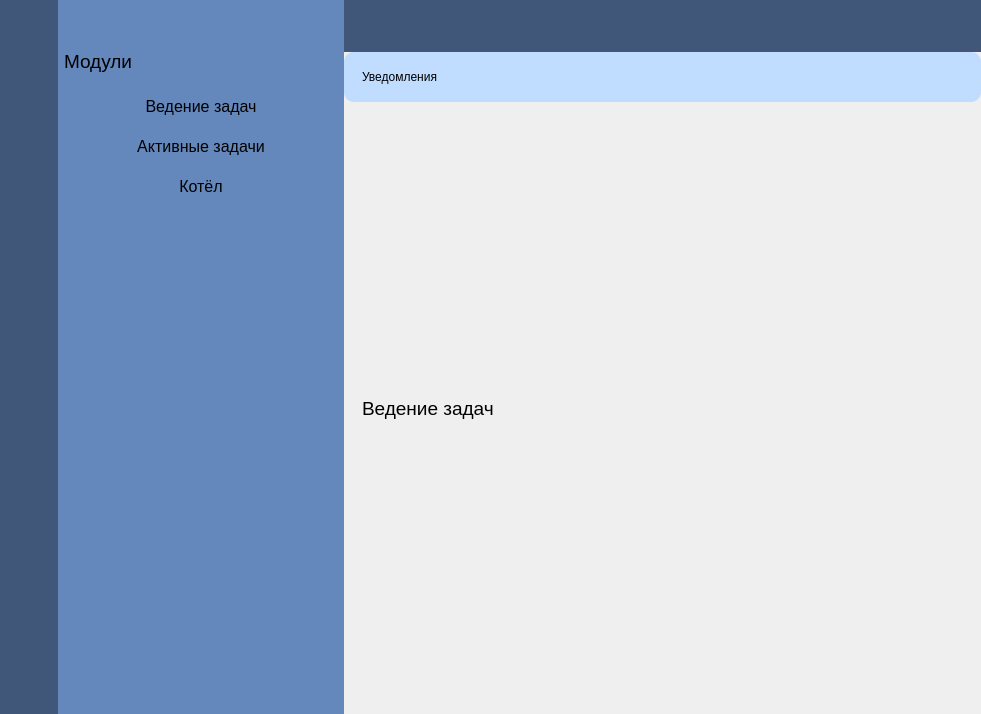
<?xml version="1.0" encoding="UTF-8"?>
<ui version="4.0">
 <class>MainWindow</class>
 <widget class="QMainWindow" name="MainWindow">
  <property name="geometry">
   <rect>
    <x>0</x>
    <y>0</y>
    <width>981</width>
    <height>714</height>
   </rect>
  </property>
  <property name="windowTitle">
   <string>Task Manager</string>
  </property>
  <property name="windowIcon">
   <iconset>
    <normaloff>:/icons/src/icons/ico/light/paw.ico</normaloff>:/icons/src/icons/ico/light/paw.ico</iconset>
  </property>
  <property name="styleSheet">
   <string notr="true">*{
	border:none;
	background-color:transparent;
	background: none;
	padding: 0;
	margin:0;
}
#leftMenuSubContainer{
	background-color:rgb(65, 87, 122)
}
#leftMenu{
	background-color: rgb(100, 135, 188)
}
#headerContainer{
	background-color: rgb(65, 87, 122);
}
#notificationContent{
	background-color: rgb(192, 220, 255);
	border-radius:10px;
	
}
QPushButton{
	padding: 2px 5px;
}
QPushButton:hover{
	background-color: rgb(235, 235, 235);
}
QToolTip { 
	background-color: white; 
	color: black; 
	border: black solid 1px
}</string>
  </property>
  <widget class="QWidget" name="centralwidget">
   <layout class="QHBoxLayout" name="horizontalLayout">
    <property name="spacing">
     <number>0</number>
    </property>
    <property name="leftMargin">
     <number>0</number>
    </property>
    <property name="topMargin">
     <number>0</number>
    </property>
    <property name="rightMargin">
     <number>0</number>
    </property>
    <property name="bottomMargin">
     <number>0</number>
    </property>
    <item alignment="Qt::AlignLeft">
     <widget class="QWidget" name="leftMenuContainer" native="true">
      <layout class="QHBoxLayout" name="horizontalLayout_2">
       <property name="spacing">
        <number>0</number>
       </property>
       <property name="leftMargin">
        <number>0</number>
       </property>
       <property name="topMargin">
        <number>0</number>
       </property>
       <property name="rightMargin">
        <number>0</number>
       </property>
       <property name="bottomMargin">
        <number>0</number>
       </property>
       <item alignment="Qt::AlignLeft">
        <widget class="QWidget" name="leftMenuSubContainer" native="true">
         <layout class="QVBoxLayout" name="verticalLayout">
          <property name="spacing">
           <number>0</number>
          </property>
          <property name="leftMargin">
           <number>0</number>
          </property>
          <property name="topMargin">
           <number>0</number>
          </property>
          <property name="rightMargin">
           <number>0</number>
          </property>
          <property name="bottomMargin">
           <number>0</number>
          </property>
          <item alignment="Qt::AlignTop">
           <widget class="QFrame" name="frame">
            <property name="frameShape">
             <enum>QFrame::StyledPanel</enum>
            </property>
            <property name="frameShadow">
             <enum>QFrame::Raised</enum>
            </property>
            <layout class="QVBoxLayout" name="verticalLayout_2">
             <property name="spacing">
              <number>0</number>
             </property>
             <property name="leftMargin">
              <number>6</number>
             </property>
             <property name="topMargin">
              <number>6</number>
             </property>
             <property name="rightMargin">
              <number>6</number>
             </property>
             <property name="bottomMargin">
              <number>6</number>
             </property>
             <item>
              <widget class="QPushButton" name="menuBtn">
               <property name="minimumSize">
                <size>
                 <width>40</width>
                 <height>40</height>
                </size>
               </property>
               <property name="maximumSize">
                <size>
                 <width>40</width>
                 <height>40</height>
                </size>
               </property>
               <property name="toolTip">
                <string>Список модулей</string>
               </property>
               <property name="text">
                <string/>
               </property>
               <property name="icon">
                <iconset resource="../resources.qrc">
                 <normaloff>:/icons/src/icons/png/light/menu.png</normaloff>:/icons/src/icons/png/light/menu.png</iconset>
               </property>
               <property name="iconSize">
                <size>
                 <width>24</width>
                 <height>24</height>
                </size>
               </property>
              </widget>
             </item>
            </layout>
           </widget>
          </item>
          <item alignment="Qt::AlignBottom">
           <widget class="QFrame" name="frame_6">
            <property name="frameShape">
             <enum>QFrame::StyledPanel</enum>
            </property>
            <property name="frameShadow">
             <enum>QFrame::Raised</enum>
            </property>
            <layout class="QVBoxLayout" name="verticalLayout_8">
             <item>
              <widget class="QPushButton" name="settingsBtn">
               <property name="minimumSize">
                <size>
                 <width>40</width>
                 <height>40</height>
                </size>
               </property>
               <property name="maximumSize">
                <size>
                 <width>40</width>
                 <height>40</height>
                </size>
               </property>
               <property name="toolTip">
                <string>Настройки</string>
               </property>
               <property name="text">
                <string/>
               </property>
               <property name="icon">
                <iconset resource="../resources.qrc">
                 <normaloff>:/icons/src/icons/png/light/gear.png</normaloff>:/icons/src/icons/png/light/gear.png</iconset>
               </property>
               <property name="iconSize">
                <size>
                 <width>24</width>
                 <height>24</height>
                </size>
               </property>
              </widget>
             </item>
             <item>
              <widget class="QPushButton" name="infoBtn">
               <property name="minimumSize">
                <size>
                 <width>40</width>
                 <height>40</height>
                </size>
               </property>
               <property name="maximumSize">
                <size>
                 <width>40</width>
                 <height>40</height>
                </size>
               </property>
               <property name="toolTip">
                <string>Информация о программе</string>
               </property>
               <property name="text">
                <string/>
               </property>
               <property name="icon">
                <iconset resource="../resources.qrc">
                 <normaloff>:/icons/src/icons/png/light/info.png</normaloff>:/icons/src/icons/png/light/info.png</iconset>
               </property>
               <property name="iconSize">
                <size>
                 <width>24</width>
                 <height>24</height>
                </size>
               </property>
              </widget>
             </item>
            </layout>
           </widget>
          </item>
         </layout>
        </widget>
       </item>
       <item>
        <widget class="QWidget" name="leftMenu" native="true">
         <layout class="QVBoxLayout" name="verticalLayout_3" stretch="0">
          <property name="spacing">
           <number>6</number>
          </property>
          <property name="leftMargin">
           <number>6</number>
          </property>
          <property name="topMargin">
           <number>6</number>
          </property>
          <property name="rightMargin">
           <number>6</number>
          </property>
          <property name="bottomMargin">
           <number>6</number>
          </property>
          <item>
           <widget class="QFrame" name="frame_2">
            <property name="frameShape">
             <enum>QFrame::StyledPanel</enum>
            </property>
            <property name="frameShadow">
             <enum>QFrame::Raised</enum>
            </property>
            <layout class="QVBoxLayout" name="verticalLayout_4">
             <property name="spacing">
              <number>0</number>
             </property>
             <property name="leftMargin">
              <number>0</number>
             </property>
             <property name="topMargin">
              <number>0</number>
             </property>
             <property name="rightMargin">
              <number>0</number>
             </property>
             <property name="bottomMargin">
              <number>0</number>
             </property>
             <item alignment="Qt::AlignHCenter|Qt::AlignTop">
              <widget class="QStackedWidget" name="menuContents">
               <property name="layoutDirection">
                <enum>Qt::LeftToRight</enum>
               </property>
               <property name="currentIndex">
                <number>0</number>
               </property>
               <widget class="QWidget" name="modulesPage">
                <property name="layoutDirection">
                 <enum>Qt::LeftToRight</enum>
                </property>
                <layout class="QVBoxLayout" name="verticalLayout_10">
                 <property name="spacing">
                  <number>0</number>
                 </property>
                 <property name="leftMargin">
                  <number>0</number>
                 </property>
                 <property name="topMargin">
                  <number>0</number>
                 </property>
                 <property name="rightMargin">
                  <number>0</number>
                 </property>
                 <property name="bottomMargin">
                  <number>0</number>
                 </property>
                 <item>
                  <layout class="QVBoxLayout" name="verticalLayout_16">
                   <property name="spacing">
                    <number>10</number>
                   </property>
                   <property name="topMargin">
                    <number>0</number>
                   </property>
                   <item>
                    <widget class="QLabel" name="label">
                     <property name="maximumSize">
                      <size>
                       <width>16777215</width>
                       <height>40</height>
                      </size>
                     </property>
                     <property name="font">
                      <font>
                       <pointsize>14</pointsize>
                      </font>
                     </property>
                     <property name="text">
                      <string>Модули</string>
                     </property>
                    </widget>
                   </item>
                   <item>
                    <widget class="QPushButton" name="showTasksBtn">
                     <property name="minimumSize">
                      <size>
                       <width>0</width>
                       <height>30</height>
                      </size>
                     </property>
                     <property name="font">
                      <font>
                       <pointsize>12</pointsize>
                      </font>
                     </property>
                     <property name="text">
                      <string>Ведение задач</string>
                     </property>
                    </widget>
                   </item>
                   <item>
                    <widget class="QPushButton" name="showActiveTasksBtn">
                     <property name="minimumSize">
                      <size>
                       <width>0</width>
                       <height>30</height>
                      </size>
                     </property>
                     <property name="font">
                      <font>
                       <pointsize>12</pointsize>
                      </font>
                     </property>
                     <property name="text">
                      <string>Активные задачи</string>
                     </property>
                    </widget>
                   </item>
                   <item>
                    <widget class="QPushButton" name="showPotBtn">
                     <property name="minimumSize">
                      <size>
                       <width>0</width>
                       <height>30</height>
                      </size>
                     </property>
                     <property name="font">
                      <font>
                       <pointsize>12</pointsize>
                      </font>
                     </property>
                     <property name="text">
                      <string>Котёл</string>
                     </property>
                    </widget>
                   </item>
                  </layout>
                 </item>
                </layout>
               </widget>
               <widget class="QWidget" name="settingsPage">
                <layout class="QVBoxLayout" name="verticalLayout_14">
                 <item>
                  <widget class="QLabel" name="label_6">
                   <property name="text">
                    <string>Настройки приложения</string>
                   </property>
                  </widget>
                 </item>
                </layout>
               </widget>
               <widget class="QWidget" name="page">
                <layout class="QVBoxLayout" name="verticalLayout_15">
                 <item>
                  <widget class="QLabel" name="label_7">
                   <property name="text">
                    <string>Информация о приложении</string>
                   </property>
                  </widget>
                 </item>
                 <item>
                  <widget class="QPlainTextEdit" name="plainTextEdit">
                   <property name="enabled">
                    <bool>false</bool>
                   </property>
                   <property name="plainText">
                    <string>Версия приложения: 2023_11_16</string>
                   </property>
                  </widget>
                 </item>
                </layout>
               </widget>
              </widget>
             </item>
            </layout>
           </widget>
          </item>
         </layout>
        </widget>
       </item>
      </layout>
     </widget>
    </item>
    <item>
     <widget class="QWidget" name="mainBodyContainer" native="true">
      <property name="sizePolicy">
       <sizepolicy hsizetype="Expanding" vsizetype="Preferred">
        <horstretch>0</horstretch>
        <verstretch>0</verstretch>
       </sizepolicy>
      </property>
      <layout class="QVBoxLayout" name="verticalLayout_5">
       <property name="spacing">
        <number>0</number>
       </property>
       <property name="leftMargin">
        <number>0</number>
       </property>
       <property name="topMargin">
        <number>0</number>
       </property>
       <property name="rightMargin">
        <number>0</number>
       </property>
       <property name="bottomMargin">
        <number>0</number>
       </property>
       <item alignment="Qt::AlignTop">
        <widget class="QWidget" name="headerContainer" native="true">
         <layout class="QHBoxLayout" name="horizontalLayout_5">
          <property name="spacing">
           <number>0</number>
          </property>
          <property name="leftMargin">
           <number>0</number>
          </property>
          <property name="topMargin">
           <number>0</number>
          </property>
          <property name="rightMargin">
           <number>0</number>
          </property>
          <property name="bottomMargin">
           <number>0</number>
          </property>
          <item>
           <widget class="QFrame" name="frame_4">
            <property name="frameShape">
             <enum>QFrame::StyledPanel</enum>
            </property>
            <property name="frameShadow">
             <enum>QFrame::Raised</enum>
            </property>
            <layout class="QHBoxLayout" name="horizontalLayout_3">
             <property name="leftMargin">
              <number>6</number>
             </property>
             <property name="topMargin">
              <number>6</number>
             </property>
             <property name="rightMargin">
              <number>6</number>
             </property>
             <property name="bottomMargin">
              <number>6</number>
             </property>
             <item>
              <widget class="QPushButton" name="actionBtn">
               <property name="minimumSize">
                <size>
                 <width>40</width>
                 <height>40</height>
                </size>
               </property>
               <property name="maximumSize">
                <size>
                 <width>40</width>
                 <height>40</height>
                </size>
               </property>
               <property name="toolTip">
                <string>Действия</string>
               </property>
               <property name="text">
                <string/>
               </property>
               <property name="icon">
                <iconset resource="../resources.qrc">
                 <normaloff>:/icons/src/icons/png/light/action.png</normaloff>:/icons/src/icons/png/light/action.png</iconset>
               </property>
               <property name="iconSize">
                <size>
                 <width>24</width>
                 <height>24</height>
                </size>
               </property>
              </widget>
             </item>
             <item>
              <widget class="QPushButton" name="addBtn">
               <property name="minimumSize">
                <size>
                 <width>40</width>
                 <height>40</height>
                </size>
               </property>
               <property name="maximumSize">
                <size>
                 <width>40</width>
                 <height>40</height>
                </size>
               </property>
               <property name="toolTip">
                <string>Добавить</string>
               </property>
               <property name="text">
                <string/>
               </property>
               <property name="icon">
                <iconset resource="../resources.qrc">
                 <normaloff>:/icons/src/icons/png/light/add.png</normaloff>:/icons/src/icons/png/light/add.png</iconset>
               </property>
               <property name="iconSize">
                <size>
                 <width>24</width>
                 <height>24</height>
                </size>
               </property>
              </widget>
             </item>
             <item>
              <widget class="QPushButton" name="removeBtn">
               <property name="minimumSize">
                <size>
                 <width>40</width>
                 <height>40</height>
                </size>
               </property>
               <property name="maximumSize">
                <size>
                 <width>40</width>
                 <height>40</height>
                </size>
               </property>
               <property name="toolTip">
                <string>Убрать</string>
               </property>
               <property name="text">
                <string/>
               </property>
               <property name="icon">
                <iconset resource="../resources.qrc">
                 <normaloff>:/icons/src/icons/png/light/remove.png</normaloff>:/icons/src/icons/png/light/remove.png</iconset>
               </property>
               <property name="iconSize">
                <size>
                 <width>24</width>
                 <height>24</height>
                </size>
               </property>
              </widget>
             </item>
             <item>
              <widget class="QPushButton" name="editBtn">
               <property name="minimumSize">
                <size>
                 <width>40</width>
                 <height>40</height>
                </size>
               </property>
               <property name="maximumSize">
                <size>
                 <width>40</width>
                 <height>40</height>
                </size>
               </property>
               <property name="toolTip">
                <string>Изменить</string>
               </property>
               <property name="text">
                <string/>
               </property>
               <property name="icon">
                <iconset resource="../resources.qrc">
                 <normaloff>:/icons/src/icons/png/light/edit.png</normaloff>:/icons/src/icons/png/light/edit.png</iconset>
               </property>
               <property name="iconSize">
                <size>
                 <width>24</width>
                 <height>24</height>
                </size>
               </property>
              </widget>
             </item>
            </layout>
           </widget>
          </item>
          <item>
           <spacer name="horizontalSpacer">
            <property name="orientation">
             <enum>Qt::Horizontal</enum>
            </property>
            <property name="sizeType">
             <enum>QSizePolicy::Preferred</enum>
            </property>
            <property name="sizeHint" stdset="0">
             <size>
              <width>100</width>
              <height>20</height>
             </size>
            </property>
           </spacer>
          </item>
          <item>
           <widget class="QFrame" name="frame_5">
            <property name="frameShape">
             <enum>QFrame::StyledPanel</enum>
            </property>
            <property name="frameShadow">
             <enum>QFrame::Raised</enum>
            </property>
            <layout class="QHBoxLayout" name="horizontalLayout_4">
             <property name="spacing">
              <number>0</number>
             </property>
             <property name="leftMargin">
              <number>0</number>
             </property>
             <property name="topMargin">
              <number>0</number>
             </property>
             <property name="rightMargin">
              <number>0</number>
             </property>
             <property name="bottomMargin">
              <number>0</number>
             </property>
             <item>
              <widget class="QPushButton" name="notificationBtn">
               <property name="minimumSize">
                <size>
                 <width>40</width>
                 <height>40</height>
                </size>
               </property>
               <property name="maximumSize">
                <size>
                 <width>40</width>
                 <height>40</height>
                </size>
               </property>
               <property name="toolTip">
                <string>Уведомления</string>
               </property>
               <property name="text">
                <string/>
               </property>
               <property name="icon">
                <iconset resource="../resources.qrc">
                 <normaloff>:/icons/src/icons/png/light/bell.png</normaloff>:/icons/src/icons/png/light/bell.png</iconset>
               </property>
               <property name="iconSize">
                <size>
                 <width>24</width>
                 <height>24</height>
                </size>
               </property>
              </widget>
             </item>
            </layout>
           </widget>
          </item>
         </layout>
        </widget>
       </item>
       <item>
        <widget class="QWidget" name="notificationContent" native="true">
         <property name="font">
          <font>
           <pointsize>10</pointsize>
          </font>
         </property>
         <layout class="QVBoxLayout" name="verticalLayout_6">
          <item>
           <widget class="QFrame" name="frame_3">
            <property name="frameShape">
             <enum>QFrame::StyledPanel</enum>
            </property>
            <property name="frameShadow">
             <enum>QFrame::Raised</enum>
            </property>
            <layout class="QVBoxLayout" name="verticalLayout_7">
             <item>
              <widget class="QLabel" name="label_2">
               <property name="text">
                <string>Уведомления</string>
               </property>
              </widget>
             </item>
            </layout>
           </widget>
          </item>
         </layout>
        </widget>
       </item>
       <item>
        <widget class="QWidget" name="mainBodyContent" native="true">
         <layout class="QVBoxLayout" name="verticalLayout_9">
          <item>
           <widget class="QStackedWidget" name="mainContents">
            <property name="currentIndex">
             <number>0</number>
            </property>
            <widget class="QWidget" name="taskManagerPage">
             <layout class="QVBoxLayout" name="verticalLayout_11">
              <item>
               <widget class="QLabel" name="label_4">
                <property name="font">
                 <font>
                  <pointsize>14</pointsize>
                 </font>
                </property>
                <property name="text">
                 <string>Ведение задач</string>
                </property>
               </widget>
              </item>
             </layout>
            </widget>
            <widget class="QWidget" name="activeTasksPage">
             <layout class="QVBoxLayout" name="verticalLayout_12">
              <item>
               <widget class="QLabel" name="label_3">
                <property name="font">
                 <font>
                  <pointsize>14</pointsize>
                 </font>
                </property>
                <property name="text">
                 <string>Активные задачи</string>
                </property>
               </widget>
              </item>
             </layout>
            </widget>
            <widget class="QWidget" name="potPage">
             <layout class="QVBoxLayout" name="verticalLayout_13">
              <item>
               <widget class="QLabel" name="label_5">
                <property name="font">
                 <font>
                  <pointsize>14</pointsize>
                 </font>
                </property>
                <property name="text">
                 <string>Котёл</string>
                </property>
               </widget>
              </item>
             </layout>
            </widget>
           </widget>
          </item>
         </layout>
        </widget>
       </item>
      </layout>
     </widget>
    </item>
   </layout>
  </widget>
 </widget>
 <resources>
  <include location="../resources.qrc"/>
 </resources>
 <connections/>
</ui>
